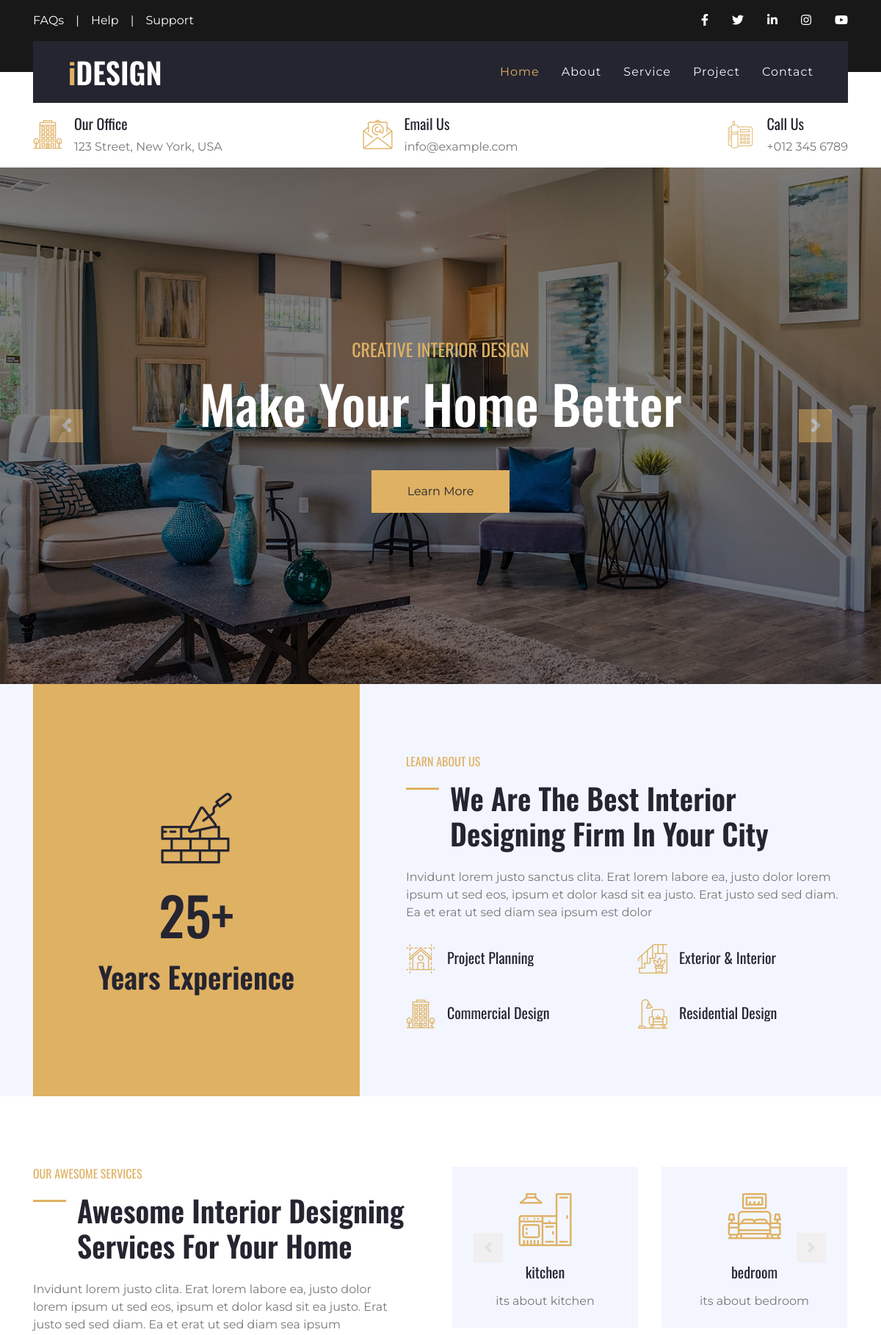
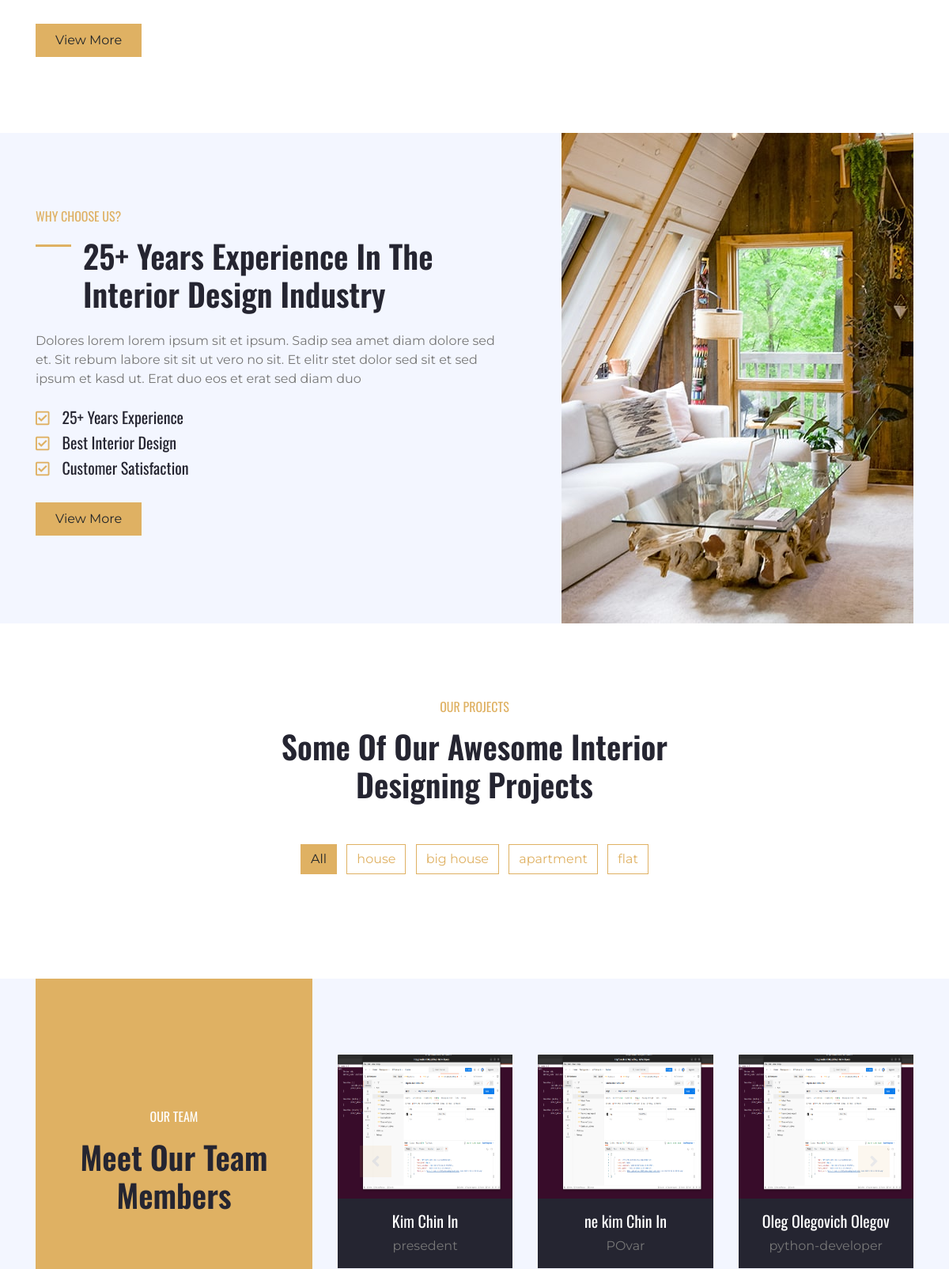
The page / (upper part) on the database its author committed (2 pictures, top to bottom).
### app/models.py (models this page shows, shortened)
class DesignModel(models.Model):
    icon = models.CharField('Icon', max_length=200)
    name = models.CharField('Name', max_length=100)
    about = models.TextField('About', max_length=100)
    class Meta:
        verbose_name = 'Design'
        verbose_name_plural = 'Designs'

class Cat(models.Model):
    category = models.CharField('category', max_length=100)
    class Meta:
        verbose_name = "Category"
        verbose_name_plural = "Category"

class TeamModel(models.Model):
    name = models.CharField('Name', max_length=50)
    work = models.CharField('Work', max_length=100)
    facebook = models.TextField('Facebook', max_length=100)
    twitter = models.TextField('Twitter', max_length=100)
    img = models.ImageField('Image', upload_to='employ/')
    class Meta:
        verbose_name = 'Team Worker'
        verbose_name_plural = 'Team Workers'

### app/views.py (the view)
class MainView(ListView):
    template_name = 'index.html'
    model = CommentModel
    context_object_name = 'comment'
    def get_context_data(self, *, object_list=None, **kwargs):
        context = super(MainView, self).get_context_data(**kwargs)
        context['users_comment'] = CommentFromUsers.objects.all()
        context['team'] = TeamModel.objects.all()
        context["catry"] = Cat.objects.all()
        context['design'] = DesignModel.objects.all()
        return context

### templates/index.html (shortened to what this page needs)
{% extends 'base.html' %}
{% load static %}
{% block content%}
<body>
    <div class="container-fluid bg-dark py-3">
        <div class="container">
            <div class="row">
                <div class="col-md-6 text-center text-lg-left mb-2 mb-lg-0">
                    <div class="d-inline-flex align-items-center">
                        <a class="text-white pr-3" href="">FAQs</a>
                        <span class="text-white">|</span>
                        <a class="text-white px-3" href="">Help</a>
                        <span class="text-white">|</span>
                        <a class="text-white pl-3" href="">Support</a>
                    </div>
                </div>
                <div class="col-md-6 text-center text-lg-right">
                    <div class="d-inline-flex align-items-center">
                        <a class="text-white px-3" href="">
                            <i class="fab fa-facebook-f"></i>
                        </a>
                        <a class="text-white px-3" href="">
                            <i class="fab fa-twitter"></i>
                        </a>
                        <a class="text-white px-3" href="">
                            <i class="fab fa-linkedin-in"></i>
                        </a>
                        <a class="text-white px-3" href="">
                            <i class="fab fa-instagram"></i>
                        </a>
                        <a class="text-white pl-3" href="">
                            <i class="fab fa-youtube"></i>
                        </a>
                    </div>
                </div>
            </div>
        </div>
    </div>
    <div class="container-fluid position-relative nav-bar p-0">
        <div class="container position-relative" style="z-index: 9;">
            <nav class="navbar navbar-expand-lg bg-secondary navbar-dark py-3 py-lg-0 pl-3 pl-lg-5">
                <a href="" class="navbar-brand">
                    <h1 class="m-0 display-5 text-white"><span class="text-primary">i</span>DESIGN</h1>
                </a>
                <div class="collapse navbar-collapse justify-content-between px-3" id="navbarCollapse">
                    <div class="navbar-nav ml-auto py-0">
                        <a href="index.html" class="nav-item nav-link active">Home</a>
                        <a href="about.html" class="nav-item nav-link">About</a>
                        <a href="service.html" class="nav-item nav-link">Service</a>
                        <a href="project.html" class="nav-item nav-link">Project</a>
                        <a href="contact.html" class="nav-item nav-link">Contact</a>
                    </div>
                </div>
            </nav>
        </div>
    </div>
    <div class="container-fluid bg-white py-3">
        <div class="container">
            <div class="row">
                <div class="col-lg-4 text-left mb-3 mb-lg-0">
                    <div class="d-inline-flex text-left">
                        <h1 class="flaticon-office font-weight-normal text-primary m-0 mr-3"></h1>
                        <div class="d-flex flex-column">
                            <h5>Our Office</h5>
                            <p class="m-0">123 Street, New York, USA</p>
                        </div>
                    </div>
                </div>
                <div class="col-lg-4 text-left text-lg-center mb-3 mb-lg-0">
                    <div class="d-inline-flex text-left">
                        <h1 class="flaticon-email font-weight-normal text-primary m-0 mr-3"></h1>
                        <div class="d-flex flex-column">
                            <h5>Email Us</h5>
                            <p class="m-0">info@example.com</p>
                        </div>
                    </div>
                </div>
                <div class="col-lg-4 text-left text-lg-right mb-3 mb-lg-0">
                    <div class="d-inline-flex text-left">
                        <h1 class="flaticon-telephone font-weight-normal text-primary m-0 mr-3"></h1>
                        <div class="d-flex flex-column">
                            <h5>Call Us</h5>
                            <p class="m-0">+012 345 6789</p>
                        </div>
                    </div>
                </div>
            </div>
        </div>
    </div>
    <div class="container-fluid p-0">
        <div id="header-carousel" class="carousel slide" data-ride="carousel">
            <div class="carousel-inner">
                <div class="carousel-item active">
                    <img class="w-100" src="{% static 'img/carousel-1.jpg' %}" alt="Image">
                    <div class="carousel-caption d-flex flex-column align-items-center justify-content-center">
                        <div class="p-3" style="max-width: 800px;">
                            <h4 class="text-primary text-uppercase font-weight-normal mb-md-3">Creative Interior Design</h4>
                            <h3 class="display-3 text-white mb-md-4">Make Your Home Better</h3>
                            <a href="" class="btn btn-primary py-md-3 px-md-5 mt-2 mt-md-4">Learn More</a>
                        </div>
                    </div>
                </div>
            </div>
            <a class="carousel-control-prev" href="#header-carousel" data-slide="prev">
                <div class="btn btn-primary" style="width: 45px; height: 45px;">
                    <span class="carousel-control-prev-icon mb-n2"></span>
                </div>
            </a>
            <a class="carousel-control-next" href="#header-carousel" data-slide="next">
                <div class="btn btn-primary" style="width: 45px; height: 45px;">
                    <span class="carousel-control-next-icon mb-n2"></span>
                </div>
            </a>
        </div>
    </div>
    <div class="container-fluid bg-light">
        <div class="container">
            <div class="row">
                <div class="col-lg-5">
                    <div class="d-flex flex-column align-items-center justify-content-center bg-primary h-100 py-5 px-3">
                        <i class="flaticon-brickwall display-1 font-weight-normal text-secondary mb-3"></i>
                        <h4 class="display-3 mb-3">25+</h4>
                        <h1 class="m-0">Years Experience</h1>
                    </div>
                </div>
                <div class="col-lg-7 m-0 my-lg-5 pt-5 pb-5 pb-lg-2 pl-lg-5">
                    <h6 class="text-primary font-weight-normal text-uppercase mb-3">Learn About Us</h6>
                    <h1 class="mb-4 section-title">We Are The Best Interior Designing Firm In Your City</h1>
                    <p>Invidunt lorem justo sanctus clita. Erat lorem labore ea, justo dolor lorem ipsum ut sed eos, ipsum et dolor kasd sit ea justo. Erat justo sed sed diam. Ea et erat ut sed diam sea ipsum est dolor</p>
                    <div class="row py-2">
                        <div class="col-sm-6">
                            <div class="d-flex align-items-center mb-4">
                                <h1 class="flaticon-house font-weight-normal text-primary m-0 mr-3"></h1>
                                <h5 class="text-truncate m-0">Project Planning</h5>
                            </div>
                        </div>
                        <div class="col-sm-6">
                            <div class="d-flex align-items-center mb-4">
                                <h1 class="flaticon-stairs font-weight-normal text-primary m-0 mr-3"></h1>
                                <h5 class="text-truncate m-0">Exterior & Interior</h5>
                            </div>
                        </div>
                        <div class="col-sm-6">
                            <div class="d-flex align-items-center mb-4">
                                <h1 class="flaticon-office font-weight-normal text-primary m-0 mr-3"></h1>
                                <h5 class="text-truncate m-0">Commercial Design</h5>
                            </div>
                        </div>
                        <div class="col-sm-6">
                            <div class="d-flex align-items-center mb-4">
                                <h1 class="flaticon-living-room font-weight-normal text-primary m-0 mr-3"></h1>
                                <h5 class="text-truncate m-0">Residential Design</h5>
                            </div>
                        </div>
                    </div>
                </div>
            </div>
        </div>
    </div>
    <div class="container-fluid py-5">
        <div class="container py-5">
            <div class="row">
                <div class="col-lg-6 pr-lg-5">
                    <h6 class="text-primary font-weight-normal text-uppercase mb-3">Our Awesome Services</h6>
                    <h1 class="mb-4 section-title">Awesome Interior Designing Services For Your Home</h1>
                    <p>Invidunt lorem justo clita. Erat lorem labore ea, justo dolor lorem ipsum ut sed eos, ipsum et dolor kasd sit ea justo. Erat justo sed sed diam. Ea et erat ut sed diam sea ipsum</p>
                    <a href="" class="btn btn-primary mt-3 py-2 px-4">View More</a>
                </div>
                <div class="col-lg-6 p-0 pt-5 pt-lg-0">
                    <div class="owl-carousel service-carousel position-relative">
                        {% for a in design%}
                        <div class="d-flex flex-column text-center bg-light mx-3 p-4">
                                <h3 class="flaticon-{{a.icon}} display-3 font-weight-normal text-primary mb-3"></h3>
                            <h5 class="mb-3">{{a.name}}</h5>
                            <p class="m-0">{{a.about}}</p>
                        </div>
                        {% endfor %}
                    </div>
                </div>
            </div>
        </div>
    </div>
    <div class="container-fluid bg-light">
        <div class="container">
            <div class="row">
                <div class="col-lg-7 mt-5 py-5 pr-lg-5">
                    <h6 class="text-primary font-weight-normal text-uppercase mb-3">Why Choose Us?</h6>
                    <h1 class="mb-4 section-title">25+ Years Experience In The Interior Design Industry</h1>
                    <p class="mb-4">Dolores lorem lorem ipsum sit et ipsum. Sadip sea amet diam dolore sed et. Sit rebum labore sit sit ut vero no sit. Et elitr stet dolor sed sit et sed ipsum et kasd ut. Erat duo eos et erat sed diam duo</p>
                    <ul class="list-inline">
                        <li><h5><i class="far fa-check-square text-primary mr-3"></i>25+ Years Experience</h5></li>
                        <li><h5><i class="far fa-check-square text-primary mr-3"></i>Best Interior Design</h5></li>
                        <li><h5><i class="far fa-check-square text-primary mr-3"></i>Customer Satisfaction</h5></li>
                    </ul>
                    <a href="" class="btn btn-primary mt-3 py-2 px-4">View More</a>
                </div>
                <div class="col-lg-5">
                    <div class="d-flex flex-column align-items-center justify-content-center h-100 overflow-hidden">
                        <img class="h-100" src="{% static 'img/feature.jpg' %}" alt="">
                    </div>
                </div>
            </div>
        </div>
    </div>
    <div class="container-fluid py-5">
        <div class="container py-5">
            <div class="row justify-content-center">
                <div class="col-lg-6 col-md-8 col text-center mb-4">
                    <h6 class="text-primary font-weight-normal text-uppercase mb-3">Our Projects</h6>
                    <h1 class="mb-4">Some Of Our Awesome Interior Designing Projects</h1>
                </div>
            </div>
            <div class="row">
                <div class="col-12 text-center mb-2">
                    <ul class="list-inline mb-4" id="portfolio-flters">
                        <li class="btn btn-outline-primary m-1 active"  data-filter="*">All</li>
                        {% for i in catry %}
                        <li class="btn btn-outline-primary m-1" data-filter=".{{i.category}}">{{i.category}}</li>
                        {% endfor %}
                    </ul>
                </div>
            </div>
        </div>
    </div>
    <div class="container-fluid bg-light">
        <div class="container">
            <div class="row">
                <div class="col-md-4 col-sm-6">
                    <div class="py-5 px-4 h-100 bg-primary d-flex flex-column align-items-center justify-content-center">
                        <h6 class="text-white font-weight-normal text-uppercase mb-3">Our Team</h6>
                        <h1 class="mb-0 text-center">Meet Our Team Members</h1>
                    </div>
                </div>
                <div class="col-md-8 col-sm-6 p-0 py-sm-5">
                    <div class="owl-carousel team-carousel position-relative p-0 py-sm-5">
                        {% for o in team %}
                        <div class="team d-flex flex-column text-center mx-3">
                            <div class="position-relative">
                                <img class="img-fluid w-100" style="width: 181.33px; height: 181.33px;" src="{{o.img.url}}" alt="">
                            </div>
                            <div class="d-flex flex-column bg-secondary text-center py-3">
                                <h5 class="text-white">{{o.name}}</h5>
                                <p class="m-0">{{o.work}}</p>
                            </div>
                        </div>
                        {% endfor %}
                    </div>
                </div>
            </div>
        </div>
    </div>
    {% endblock content%}

### templates/base.html (shortened to what this page needs)
{% load static %}
<!DOCTYPE html>
<html lang="en">
<head>
    <link href="https://cdnjs.cloudflare.com/ajax/libs/font-awesome/5.10.0/css/all.min.css" rel="stylesheet">
    <link href="{% static 'lib/flaticon/font/flaticon.css' %}" rel="stylesheet">
    <link href="{% static 'lib/owlcarousel/assets/owl.carousel.min.css' %}" rel="stylesheet">
    <link href="{% static 'lib/lightbox/css/lightbox.min.css' %}" rel="stylesheet">
    <link href="{% static 'css/style.css' %}" rel="stylesheet">
</head>
{% block content%}
{% endblock content%}
</body>
</html>

### rows shown on the page
DesignModel: name "kitchen", about "its about kitchen"
DesignModel: name "bedroom", about "its about bedroom"
Cat: category "house"
Cat: category "big house"
Cat: category "apartment"
Cat: category "flat"
TeamModel: img (picture), name "Kim Chin In", work "presedent"
TeamModel: img (picture), name "ne kim Chin In", work "POvar"
TeamModel: img (picture), name "Oleg Olegovich Olegov", work "python-developer"
